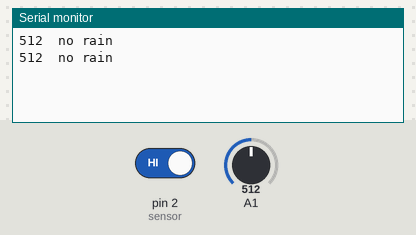
Simulated run of this sketch. Board: Arduino Uno, built with avr-gcc and run on an emulated ATmega328P. Shown: the last lines printed to the serial monitor. The inputs (shaded band) are chosen by the test bench; at power-on: pin 2 (sensor) HIGH, A1 = 512.

Above: at 1.8 s.
1.9 s: pin 2 (sensor) driven LOW
At 2.3 s:
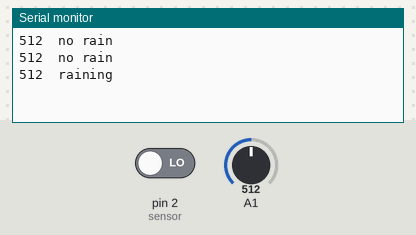
4.5 s: A1 set to 716
At 5.8 s:
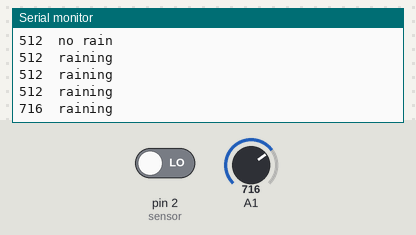
6.0 s: A1 set to 900
At 6.6 s:
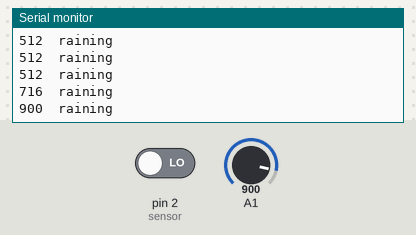
7.5 s: pin 2 (sensor) driven HIGH
At 8.8 s:
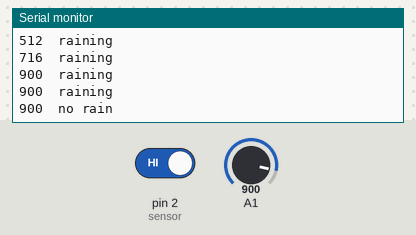
Timing chart, 0 to 10.0 s (numbered marks = the images above; inputs shaded):
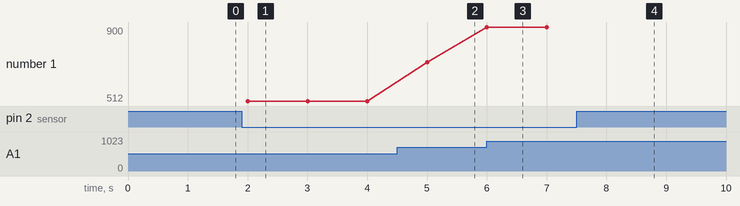

The sketch:

rain_drop_test.ino
```cpp
void setup() {
Serial.begin(9600);
pinMode(2,INPUT);


}

void loop() {
int rainAnalogVal = analogRead(A1);   // analog to digital converter, reads value from 0 to 1023 (achieved via voltage divider),
                                      // prop to resistance (lower resistance -> more rain)
int rainDigitalVal = digitalRead(2);  // reads 0, when rain sensor's resitance is smaller that a comparison value (dep. on potentiometer)
String weather;


    if(rainDigitalVal==0){            // rainDigitalVal is 0, when resistance is lower than threshold -> assign 'raining'
      weather=F("raining");
    }
    else{                             // rainDigitalVal is 1, when resistance is higher than threshold -> assign 'no rain'
      weather=F("no rain");
    }
Serial.print(rainAnalogVal);         // print to serial monitor
Serial.print("\t");
Serial.println(weather);
delay(1000);                         // wait x ms before repeating the loop

}
```

Measured:
- after the input at 1.9 s, the serial monitor: prints a new line after 0.10 s (image 1)
- after the input at 4.5 s, the serial monitor: prints a new line after 0.50 s (image 2)
- after the input at 6.0 s, the serial monitor: prints a new line at once (image 3)
- after the input at 7.5 s, the serial monitor: prints a new line after 0.50 s (image 4)
- plotted number 1: 512 → 716 after the input at 4.5 s, 716 → 900 after the input at 6.0 s
